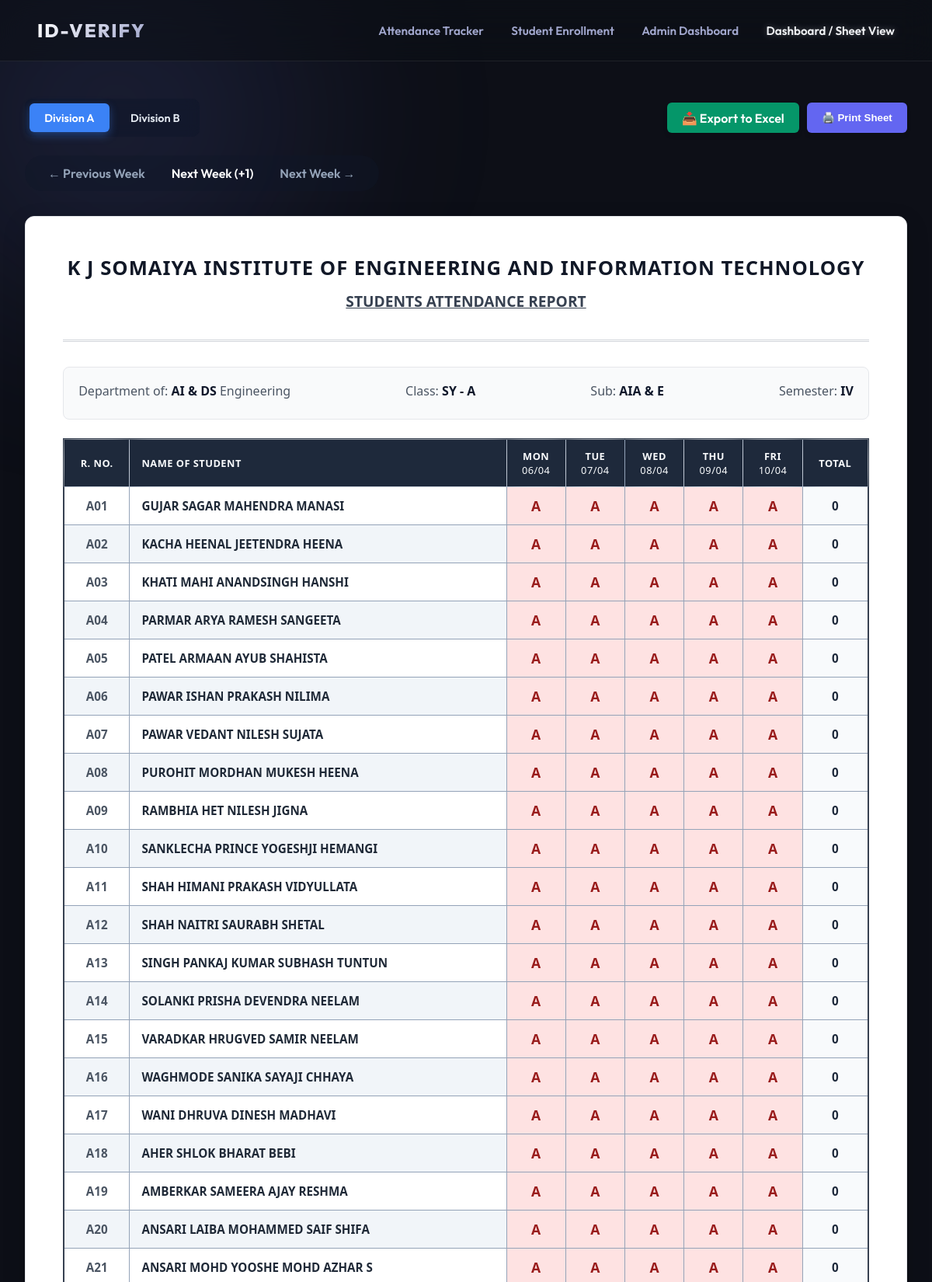
Screenshot of /dashboard?div=A&week_offset=1 (upper part) with the database file from the repository.
### tables this page shows
CREATE TABLE students (
        id INTEGER PRIMARY KEY AUTOINCREMENT,
        student_id TEXT UNIQUE NOT NULL,
        name TEXT NOT NULL,
        encoding BLOB,
        created_at TIMESTAMP DEFAULT CURRENT_TIMESTAMP
    );

### app.py (the view)
@app.route('/dashboard')
def dashboard():
    week_offset = int(request.args.get('week_offset', 0))
    today = datetime.date.today()
    monday = today - datetime.timedelta(days=today.weekday())
    target_monday = monday + datetime.timedelta(weeks=week_offset)
    dates = [(target_monday + datetime.timedelta(days=i)).strftime('%Y-%m-%d') for i in range(5)]
    conn = get_db_connection()
    c = conn.cursor()
    c.execute("SELECT student_id, name FROM students ORDER BY student_id")
    all_students = c.fetchall()
    c.execute("SELECT student_id, date(timestamp) as dt FROM attendance_logs WHERE status='PRESENT' AND date(timestamp) >= ? AND date(timestamp) <= ?", (dates[0], dates[-1]))
    logs = c.fetchall()
    conn.close()
    divisions = set()
    students_by_div = defaultdict(list)
    for s in all_students:
        sid = s['student_id']
        name = s['name']
        div = sid[0] if sid else 'Unknown'
        divisions.add(div)
        students_by_div[div].append({'roll': sid, 'name': name, 'attendance': {}, 'total': 0})
    divisions = sorted(list(divisions))
    active_div = request.args.get('div', divisions[0] if divisions else 'A')
    logs_by_sid = defaultdict(set)
    for lg in logs:
        if lg['student_id'].startswith(active_div):
            logs_by_sid[lg['student_id']].add(lg['dt'])
    sheet_data = students_by_div.get(active_div, [])
    daily_totals = {dt: 0 for dt in dates}
    for student in sheet_data:
        sid = student['roll']
        for dt in dates:
            if dt in logs_by_sid[sid]:
                student['attendance'][dt] = 'P'
                student['total'] += 1
                daily_totals[dt] += 1
            else:
                student['attendance'][dt] = 'A'
    return render_template('dashboard.html',
                           divisions=divisions,
                           active_div=active_div,
                           dates=dates,
                           sheet_data=sheet_data,
                           daily_totals=daily_totals,
                           week_offset=week_offset)

### app.py (called while the page is built)
def get_db_connection():
    conn = sqlite3.connect('attendance.db')
    conn.row_factory = sqlite3.Row
    return conn

### templates/dashboard.html (shortened to what this page needs)
{% extends "base.html" %}
{% block content %}
<div class="controls" style="flex-direction: column; align-items: flex-start; gap: 1.5rem;">
    <div style="display: flex; justify-content: space-between; width: 100%; align-items: center;">
        <div class="div-tabs">
            {% for div in divisions %}
                <a href="?div={{ div }}&week_offset={{ week_offset }}" class="div-tab {% if active_div == div %}active{% endif %}">Division {{ div }}</a>
            {% endfor %}
        </div>
        <div style="display: flex; gap: 10px;">
            <a href="/api/export_excel?div={{ active_div }}&week_offset={{ week_offset }}" class="btn-export">📥 Export to Excel</a>
            <button onclick="window.print()" class="btn-print">🖨️ Print Sheet</button>
        </div>
    </div>
    <div class="week-nav">
        <a href="?div={{ active_div }}&week_offset={{ week_offset - 1 }}" class="btn-nav">← Previous Week</a>
        <span style="color: white; font-weight: 600;">
            {% if week_offset == 0 %}This Week{% elif week_offset == -1 %}Last Week{% elif week_offset > 0 %}Next Week (+{{ week_offset }}){% else %}{{ week_offset|abs }} Weeks Ago{% endif %}
        </span>
        <a href="?div={{ active_div }}&week_offset={{ week_offset + 1 }}" class="btn-nav">Next Week →</a>
    </div>
</div>
<div class="physical-sheet">
    <div class="sheet-header">
        <h1>K J SOMAIYA INSTITUTE OF ENGINEERING AND INFORMATION TECHNOLOGY</h1>
        <h2>STUDENTS ATTENDANCE REPORT</h2>
    </div>
    <div class="sheet-meta">
        <div>Department of: <strong>AI & DS</strong> Engineering</div>
        <div>Class: <strong>SY - {{ active_div }}</strong></div>
        <div>Sub: <strong>AIA & E</strong></div>
        <div>Semester: <strong>IV</strong></div>
    </div>
    <table class="sheet-table">
        <thead>
            <tr>
                <th>R. No.</th>
                <th>Name of Student</th>
                {% for dt in dates %}
                <th>
                    {% if loop.index == 1 %}Mon<br>{% elif loop.index == 2 %}Tue<br>{% elif loop.index == 3 %}Wed<br>{% elif loop.index == 4 %}Thu<br>{% elif loop.index == 5 %}Fri<br>{% endif %}
                    <span style="font-weight:normal; font-size:0.8rem;">{{ dt.split('-')[-1] + '/' + dt.split('-')[-2] }}</span>
                </th>
                {% endfor %}
                <th>Total</th>
            </tr>
        </thead>
        <tbody>
            {% for student in sheet_data %}
            <tr>
                <td style="font-weight: 600; color: #4b5563;">{{ student.roll }}</td>
                <td style="font-weight: 600; color: #1f2937;">{{ student.name }}</td>
                {% for dt in dates %}
                    {% if student.attendance[dt] == 'P' %}
                        <td class="present-mark">P</td>
                    {% elif student.attendance[dt] == 'A' %}
                        <td class="absent-mark">A</td>
                    {% else %}
                        <td></td>
                    {% endif %}
                {% endfor %}
                <td class="total-col"><strong>{{ student.total }}</strong></td>
            </tr>
            {% else %}
            <tr>
                <td colspan="{{ 3 + dates|length }}" style="text-align: center; padding: 2rem; color: #6b7280;">No students found for Division {{ active_div }}</td>
            </tr>
            {% endfor %}
        </tbody>
    </table>
</div>
{% endblock %}

### static/css/style.css (style rules this page uses)
:root { --bg-color: #0d0f17; --glass-bg: rgba(20, 25, 40, 0.4); --glass-border: rgba(255, 255, 255, 0.08); --text-primary: #f0f2f5; --text-secondary: #a0a6cc; --accent: #5e6ad2; --accent-glow: rgba(94, 106, 210, 0.5); --success: #38c973; --danger: #ff4757; }
* { box-sizing: border-box; margin: 0; padding: 0; }
body { font-family: 'Outfit', sans-serif; background-color: var(--bg-color); color: var(--text-primary); min-height: 100vh; overflow-x: hidden; }
table { width: 100%; border-collapse: collapse; text-align: left; }
th, td { padding: 1rem; border-bottom: 1px solid rgba(255,255,255,0.05); }
th { color: var(--text-secondary); font-weight: 600; text-transform: uppercase; font-size: 0.85rem; letter-spacing: 1px; position: sticky; top: 0; background: var(--glass-bg); backdrop-filter: blur(16px); }

### templates/dashboard.html (style rules this page uses)
.physical-sheet { background: #ffffff; color: #333; padding: 3rem; border-radius: 12px; box-shadow: 0 10px 30px rgba(0,0,0,0.15); margin-top: 2rem; font-family: 'Segoe UI', Tahoma, Geneva, Verdana, sans-serif; overflow-x: auto; border: 1px solid #e5e7eb; }
.sheet-header { text-align: center; margin-bottom: 2rem; border-bottom: 3px double #d1d5db; padding-bottom: 1.5rem; }
.sheet-header h1 { font-size: 1.6rem; margin: 0; text-transform: uppercase; font-weight: 800; letter-spacing: 1px; color: #111827; }
.sheet-header h2 { font-size: 1.2rem; margin: 12px 0; text-decoration: underline; color: #374151; font-weight: 700; }
.sheet-meta { display: flex; justify-content: space-between; margin-bottom: 1.5rem; font-size: 1rem; flex-wrap: wrap; background: #f9fafb; padding: 1.2rem; border-radius: 8px; border: 1px solid #e5e7eb; }
.sheet-meta div { margin-bottom: 5px; color: #4b5563; }
.sheet-meta strong { color: #0f172a; font-weight: 700; }
.sheet-table { width: 100%; border-collapse: collapse; margin-top: 1rem; font-size: 0.95rem; border: 2px solid #374151; }
.sheet-table th, .sheet-table td { border: 1px solid #94a3b8; padding: 12px 8px; text-align: center; }
.sheet-table th { background-color: #1e293b; color: #f8fafc; font-weight: 700; text-transform: uppercase; font-size: 0.8rem; letter-spacing: 0.5px; }
.sheet-table th:nth-child(2), .sheet-table td:nth-child(2) { text-align: left; padding-left: 15px; }
.sheet-table tbody tr:nth-child(even) { background-color: #f1f5f9; }
.absent-mark { color: #991b1b; background-color: #fee2e2; font-weight: 900; font-size: 1.1rem; }
.total-col { background-color: #f8fafc; font-weight: 800; color: #1e293b; }
.controls { display: flex; justify-content: space-between; align-items: center; margin-bottom: 1rem; }
.btn-export { background: #059669; color: white; border: none; padding: 0.6rem 1.2rem; border-radius: 6px; cursor: pointer; font-weight: 600; text-decoration: none; display: inline-flex; align-items: center; gap: 8px; box-shadow: 0 4px 6px -1px rgba(0,0,0,0.1); transition: 0.2s; }
.div-tabs { display: flex; gap: 0.5rem; background: rgba(15, 23, 42, 0.5); padding: 6px; border-radius: 10px; backdrop-filter: blur(8px); }
.div-tab { padding: 0.6rem 1.2rem; color: #e2e8f0; text-decoration: none; border-radius: 6px; font-weight: 600; transition: 0.3s; font-size: 0.9rem; }
.div-tab.active { background: #3b82f6; color: white; box-shadow: 0 4px 12px rgba(59, 130, 246, 0.4); }
.week-nav { display: flex; align-items: center; gap: 1.5rem; background: rgba(15, 23, 42, 0.4); padding: 8px 20px; border-radius: 30px; }
.btn-nav { color: #94a3b8; padding: 5px 10px; border-radius: 20px; text-decoration: none; transition: 0.2s; font-weight: 600; }
.btn-print { background: #6366f1; color: white; border: none; padding: 0.6rem 1.2rem; border-radius: 6px; cursor: pointer; font-weight: 600; box-shadow: 0 4px 6px -1px rgba(0,0,0,0.1); transition: 0.2s; }

### rows the page displays
students: roll "A01", name "GUJAR SAGAR MAHENDRA MANASI", total "0"
students: roll "A02", name "KACHA HEENAL JEETENDRA HEENA", total "0"
students: roll "A03", name "KHATI MAHI ANANDSINGH HANSHI", total "0"
students: roll "A04", name "PARMAR ARYA RAMESH SANGEETA", total "0"
students: roll "A05", name "PATEL ARMAAN AYUB SHAHISTA", total "0"
students: roll "A06", name "PAWAR ISHAN PRAKASH NILIMA", total "0"
students: roll "A07", name "PAWAR VEDANT NILESH SUJATA", total "0"
students: roll "A08", name "PUROHIT MORDHAN MUKESH HEENA", total "0"
students: roll "A09", name "RAMBHIA HET NILESH JIGNA", total "0"
students: roll "A10", name "SANKLECHA PRINCE YOGESHJI HEMANGI", total "0"
students: roll "A11", name "SHAH HIMANI PRAKASH VIDYULLATA", total "0"
students: roll "A12", name "SHAH NAITRI SAURABH SHETAL", total "0"
students: roll "A13", name "SINGH PANKAJ KUMAR SUBHASH TUNTUN", total "0"
students: roll "A14", name "SOLANKI PRISHA DEVENDRA NEELAM", total "0"
students: roll "A15", name "VARADKAR HRUGVED SAMIR NEELAM", total "0"
students: roll "A16", name "WAGHMODE SANIKA SAYAJI CHHAYA", total "0"
students: roll "A17", name "WANI DHRUVA DINESH MADHAVI", total "0"
students: roll "A18", name "AHER SHLOK BHARAT BEBI", total "0"
students: roll "A19", name "AMBERKAR SAMEERA AJAY RESHMA", total "0"
students: roll "A20", name "ANSARI LAIBA MOHAMMED SAIF SHIFA", total "0"
students: roll "A21", name "ANSARI MOHD YOOSHE MOHD AZHAR S", total "0"

### other values shown
{{ div }} "A" "B"
{{ week_offset }} "1"
{{ active_div }} "A"
{{ dt.split('-')[-1] + '/' + dt.split('-')[-2] }} "06/04" "07/04" "08/04" "09/04" "10/04"
